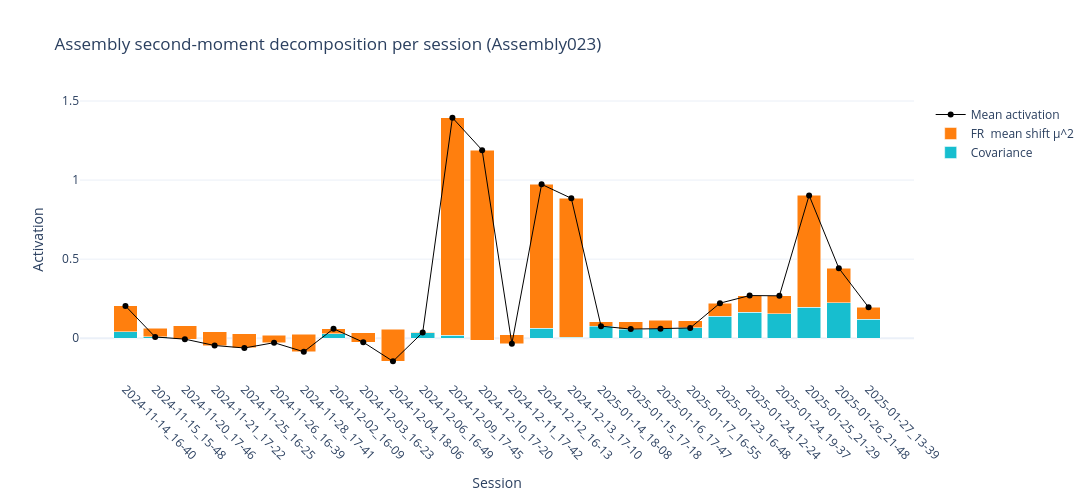

This figure's notebook cell:
### Code cell
# Assembly second-moment decomposition per session (bar plot)
assembly_name = "Assembly023"

unit_cols = [c for c in fr.columns if isinstance(c, str) and c.startswith("Unit")]
if len(unit_cols) == 0:
    raise ValueError("No Unit columns found in `fr`.")

fr_units_hz = fr.loc[:, unit_cols].apply(pd.to_numeric, errors="coerce").fillna(0.0)

# Global z-score per unit across all concatenated samples
fr_units_z = (fr_units_hz - fr_units_hz.mean(axis=0)) / fr_units_hz.std(axis=0, ddof=1)
fr_units_z = fr_units_z.replace([np.inf, -np.inf], np.nan).fillna(0.0)

w_raw = ensambles[assembly_name].copy()
idx_as_str = pd.Series(w_raw.index).astype(str)
if idx_as_str.str.startswith("Unit").all():
    w_by_unit = pd.Series(w_raw.values, index=idx_as_str.values)

w_by_unit = pd.to_numeric(w_by_unit, errors="coerce").reindex(unit_cols).fillna(0.0)
w = w_by_unit.values.astype(float)

# Projector used in get_ConcatenatedEnsambles40ms (self-terms removed)
P = np.outer(w, w)
np.fill_diagonal(P, 0.0)

session_ids = sorted(fr_units_z.index.get_level_values("session_id").unique().tolist())
rows = []
for s in session_ids:
    X = fr_units_z.xs(s, level="session_id").loc[:, unit_cols].to_numpy(dtype=float)
    if X.shape[0] < 2:
        continue

    mu = X.mean(axis=0)
    Xc = X - mu
    Sigma = (Xc.T @ Xc) / X.shape[0]  # ddof=0, population covariance

    var_total = float(np.trace(P @ Sigma))
    # By construction this is ~0 because diag(P) == 0
    var_within = float(np.sum(np.diag(P) * np.diag(Sigma)))
    var_cov = float(var_total - var_within)
    mu_part = float(mu @ P @ mu)

    # Empirical mean activation per session under the same projector
    act_bins = np.einsum("bi,ij,bj->b", X, P, X)
    activation_mean = float(np.mean(act_bins))

    rows.append({
        "session_id": s,
        "variance_within_part": var_within,
        "variance_cov_part": var_cov,
        "variance_part": var_total,
        "mu_part": mu_part,
        "activation_mean": activation_mean,
    })

decomp_df = pd.DataFrame(rows).set_index("session_id")
decomp_df["decomp_total"] = decomp_df["variance_part"] + decomp_df["mu_part"]
decomp_df["decomp_error"] = decomp_df["activation_mean"] - decomp_df["decomp_total"]

fig = go.Figure()
fig.add_trace(go.Bar(
    x=decomp_df.index,
    y=decomp_df["variance_cov_part"],
    name="Covariance",
    marker_color="#17becf",
))
fig.add_trace(go.Bar(
    x=decomp_df.index,
    y=decomp_df["mu_part"],
    name="FR  mean shift µ^2",
    marker_color="#ff7f0e",
))

fig.add_trace(go.Scatter(
    x=decomp_df.index,
    y=decomp_df["activation_mean"],
    mode="markers+lines",
    name="Mean activation",
    marker=dict(color="black", size=6),
    line=dict(color="black", width=1),
))

fig.update_layout(
    barmode="stack",
    title=f"Assembly second-moment decomposition per session ({assembly_name})",
    xaxis_title="Session",
    yaxis_title="Activation",
    template="plotly_white",
    width=1200,
    height=500,
)
fig.update_xaxes(tickangle=45)
fig.show()

decomp_df[[
    "variance_within_part",
    "variance_cov_part",
    "variance_part",
    "mu_part",
    "activation_mean",
    "decomp_total",
    "decomp_error",
]].head()

### Figure 1 — Plotly figure (JSON) as saved in the notebook; plotly's stock layout.template omitted (floating-point values rounded to 4 significant figures)
{"data": [{"marker": {"color": "#17becf"}, "name": "Covariance", "type": "bar", "x": ["2024-11-14_16-40", "2024-11-15_15-48", "2024-11-20_17-46", "2024-11-21_17-22", "2024-11-25_16-25", "2024-11-26_16-39", "2024-11-28_17-41", "2024-12-02_16-09", "2024-12-03_16-23", "2024-12-04_18-06", "2024-12-06_16-49", "2024-12-09_17-45", "2024-12-10_17-20", "2024-12-11_17-42", "2024-12-12_16-13", "2024-12-13_17-10", "2025-01-14_18-08", "2025-01-15_17-18", "2025-01-16_17-47", "2025-01-17_16-55", "2025-01-23_16-48", "2025-01-24_12-24", "2025-01-24_19-37", "2025-01-25_21-29", "2025-01-26_21-48", "2025-01-27_13-39"], "y": [0.04048, 0.06291, 0.0801, 0.03941, 0.02917, 0.01995, 0.02647, 0.02791, 0.03443, 0.05768, 0.03591, 0.0178, -0.01251, 0.02311, 0.06403, 0.0047, 0.1027, 0.1042, 0.1142, 0.109, 0.1387, 0.1627, 0.1531, 0.1951, 0.2235, 0.1203]}, {"marker": {"color": "#ff7f0e"}, "name": "FR  mean shift µ^2", "type": "bar", "x": ["2024-11-14_16-40", "2024-11-15_15-48", "2024-11-20_17-46", "2024-11-21_17-22", "2024-11-25_16-25", "2024-11-26_16-39", "2024-11-28_17-41", "2024-12-02_16-09", "2024-12-03_16-23", "2024-12-04_18-06", "2024-12-06_16-49", "2024-12-09_17-45", "2024-12-10_17-20", "2024-12-11_17-42", "2024-12-12_16-13", "2024-12-13_17-10", "2025-01-14_18-08", "2025-01-15_17-18", "2025-01-16_17-47", "2025-01-17_16-55", "2025-01-23_16-48", "2025-01-24_12-24", "2025-01-24_19-37", "2025-01-25_21-29", "2025-01-26_21-48", "2025-01-27_13-39"], "y": [0.1635, -0.05505, -0.08612, -0.08557, -0.09099, -0.04841, -0.1122, 0.03172, -0.05971, -0.2038, 0.0002042, 1.377, 1.202, -0.058, 0.909, 0.8801, -0.02641, -0.04666, -0.05372, -0.0441, 0.08278, 0.107, 0.1149, 0.708, 0.2192, 0.0754]}, {"line": {"color": "black", "width": 1}, "marker": {"color": "black", "size": 6}, "mode": "markers+lines", "name": "Mean activation", "type": "scatter", "x": ["2024-11-14_16-40", "2024-11-15_15-48", "2024-11-20_17-46", "2024-11-21_17-22", "2024-11-25_16-25", "2024-11-26_16-39", "2024-11-28_17-41", "2024-12-02_16-09", "2024-12-03_16-23", "2024-12-04_18-06", "2024-12-06_16-49", "2024-12-09_17-45", "2024-12-10_17-20", "2024-12-11_17-42", "2024-12-12_16-13", "2024-12-13_17-10", "2025-01-14_18-08", "2025-01-15_17-18", "2025-01-16_17-47", "2025-01-17_16-55", "2025-01-23_16-48", "2025-01-24_12-24", "2025-01-24_19-37", "2025-01-25_21-29", "2025-01-26_21-48", "2025-01-27_13-39"], "y": [0.204, 0.007857, -0.006018, -0.04616, -0.06182, -0.02846, -0.08571, 0.05964, -0.02528, -0.1461, 0.03612, 1.395, 1.189, -0.03489, 0.9731, 0.8848, 0.07627, 0.05755, 0.06046, 0.06495, 0.2215, 0.2697, 0.2681, 0.9032, 0.4426, 0.1957]}], "layout": {"barmode": "stack", "height": 500, "title": {"text": "Assembly second-moment decomposition per session (Assembly023)"}, "width": 1200, "xaxis": {"tickangle": 45, "title": {"text": "Session"}}, "yaxis": {"title": {"text": "Activation"}}}}
